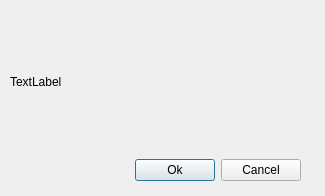
<?xml version="1.0" encoding="UTF-8"?>
<ui version="4.0">
 <class>Dialog</class>
 <widget class="QDialog" name="Dialog">
  <property name="geometry">
   <rect>
    <x>0</x>
    <y>0</y>
    <width>325</width>
    <height>196</height>
   </rect>
  </property>
  <property name="windowTitle">
   <string>Dialog</string>
  </property>
  <widget class="QWidget" name="verticalLayoutWidget">
   <property name="geometry">
    <rect>
     <x>10</x>
     <y>10</y>
     <width>291</width>
     <height>171</height>
    </rect>
   </property>
   <layout class="QVBoxLayout" name="verticalLayout" stretch="2,1">
    <item>
     <widget class="QLabel" name="message">
      <property name="text">
       <string>TextLabel</string>
      </property>
     </widget>
    </item>
    <item>
     <layout class="QHBoxLayout" name="horizontalLayout">
      <item>
       <spacer name="horizontalSpacer">
        <property name="orientation">
         <enum>Qt::Horizontal</enum>
        </property>
        <property name="sizeHint" stdset="0">
         <size>
          <width>40</width>
          <height>20</height>
         </size>
        </property>
       </spacer>
      </item>
      <item>
       <widget class="QPushButton" name="pushButton_Ok">
        <property name="text">
         <string>Ok</string>
        </property>
       </widget>
      </item>
      <item>
       <widget class="QPushButton" name="pushButton_Cancel">
        <property name="text">
         <string>Cancel</string>
        </property>
       </widget>
      </item>
     </layout>
    </item>
   </layout>
  </widget>
 </widget>
 <resources/>
 <connections/>
</ui>
